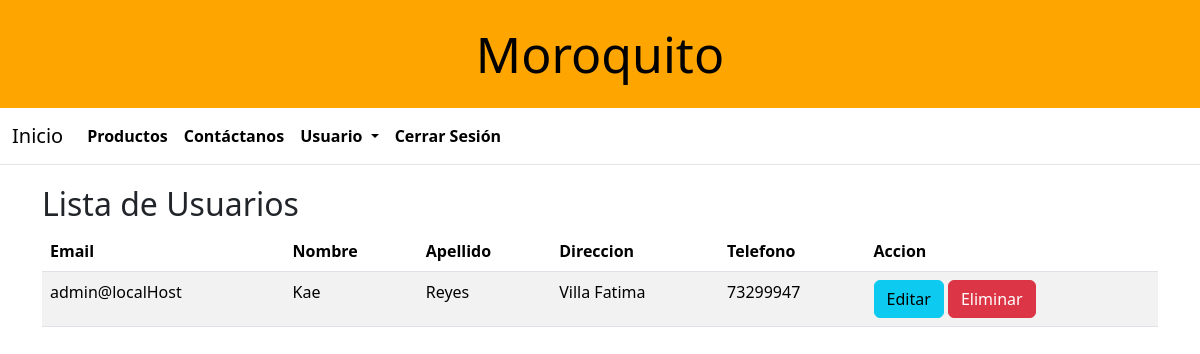
Before: /users (signed in) with the older database file.
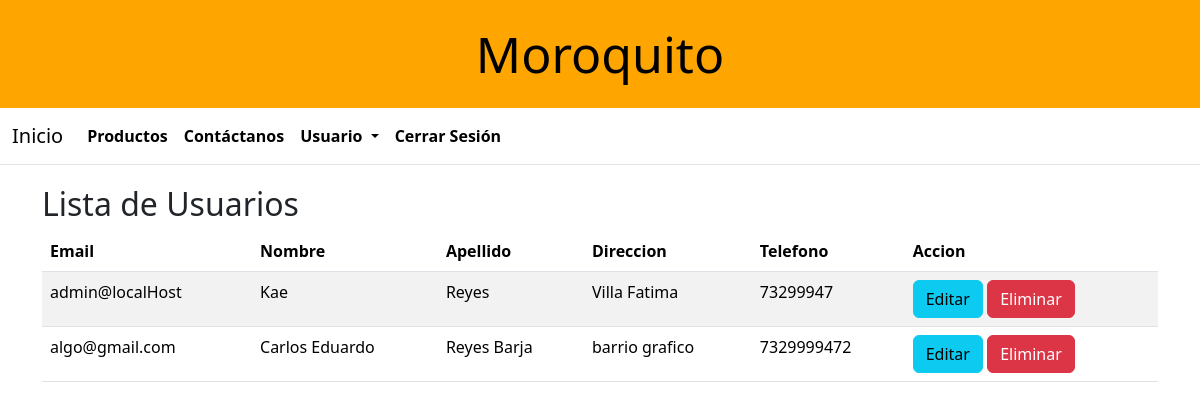
After: the same page with the newer database file.
### models/usuario_model.py (models this page shows, shortened)
class Usuarios(UserMixin, db.Model):
    __tablename__ = "usuarios"
    email = db.Column(db.String(200), primary_key=True)
    first_name = db.Column(db.String(50), nullable=False)
    last_name = db.Column(db.String(50), nullable=False)
    password_hash = db.Column(db.String(128), nullable=False)
    direction = db.Column(db.String(200), nullable=False)
    celphone = db.Column(db.String(15), nullable=False)
    role = db.Column(db.String(50), nullable=False, default="user")
    @staticmethod
    def get_all():
        return Usuarios.query.all()
    def has_role(self, role):
        return self.role == role

### controllers/usuario_controller.py (the view)
@user_bp.route("/users")
@login_required
@role_required("admin")
def list_users():
    users = Usuarios.get_all()
    return usuario_view.usuarios(users)

### run.py (called while the page is built)
@login_manager.user_loader
def load_user(user_email):
    return Usuarios.query.get((user_email))

### views/usuario_view.py (called while the page is built)
def usuarios(users):
    return render_template(
        "usuarios.html",
        users=users,
        title="Lista de usuarios",
        current_user=current_user,
    )

### templates/usuarios.html (shortened to what this page needs)
{% extends 'base.html' %}
{% block content %}
<h2 class="subtitle is-2">Lista de Usuarios</h2>
<table class="table table-striped">
    <thead>
        <tr>
            <th>Email</th>
            <th>Nombre</th>
            <th>Apellido</th>
            <th>Direccion</th>
            <th>Telefono</th>
            <th>Accion</th>
        </tr>
    <tbody>
        {% for user in users %}
        <tr>
            <td>{{user.email}}</td>
            <td>{{user.first_name}}</td>
            <td>{{user.last_name}}</td>
            <td>{{user.direction}}</td>
            <td>{{user.celphone}}</td>
            <td><a href="{{url_for('user.update_user',id=user.email)}}" class="btn btn-info">Editar</a>
                <button type="button" class="btn btn-danger" data-bs-toggle="modal" data-bs-target="#exampleModal">
                    Eliminar
                </button>
            </td>
        </tr>
        {% endfor %}
    </tbody>
    </thead>
</table>
{% endblock %}

Changed rows visible on the page:
added Usuarios: email "algo@gmail.com", first_name "Carlos Eduardo", last_name "Reyes Barja", direction "barrio grafico", celphone "7329999472"
